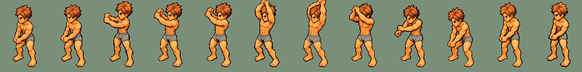
#> input picture docs/art/anim-routes/R0_strip.png, 582 x 72 px, shrunk from 960 x 118 before the run; its folder holds 3 pictures in this run
$ python footspeed.py ../../../docs/art/anim-routes
#> lines starting #> are read from the running program, lines starting #| are printed output that depends on the picture
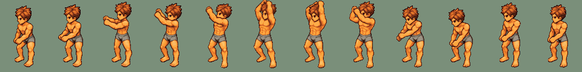
#> input picture docs/art/anim-routes/R1e_strip.png, 582 x 72 px, shrunk from 960 x 118 before the run
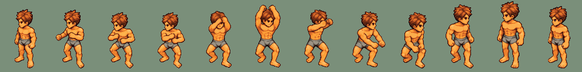
#> input picture docs/art/anim-routes/R1f_strip.png, 582 x 72 px, shrunk from 960 x 118 before the run
#!/usr/bin/env python3
"""Gate (g), the foot speed of a walking clip: how far the planted foot travels under the body from one pose to the next. Library plus CLI.
numpy + Pillow only, no paths of its own.

A walk or run sheet is played distance-locked (game/src/work.ts `poseFrame`): the pose shown is the one for the art pixels walked, so
the cycle must be as long as the strides the game covers. Poses come at most `POSES_PER_S_MAX` (30) a second (two 60 Hz frames a pose),
so a pose must cover at least pace / 30 art px of ground. A drawn clip that bounces in place (PixelLab, 28.11: the walk 4.7 art px a pose,
the run 4.5) holds its feet only up to 4.5 x 30 = 140 px/s; the game's walk pace is 337 px/s, its run 674 px/s at every second pose.

  foot step      the planted foot's travel along the ground (x) between two poses it is on the ground in both, in raw px
  art step       raw step x fit (`fit_permille`/1000 of the clip's kit row; default 0.719, the human left clips)
  poses/s        the poses a second the game would have to show to hold the foot at a pace: pace / art step
  gate (g)       PASS when the art step is >= pace / POSES_PER_S_MAX at every pace the clip is meant for (walk 11.2, run 22.5 by default)

A foot is a blob of the frame's lowest rows (`SOLE_ROWS`): the foot on the ground in that pose (give it frames that stand on one ground row, the
processed set, not a raw job). The same foot is followed to the next pose as the nearest blob within `MAX_STEP` raw px. The measure is the median of the steps at least `MIN_STEP` raw px (a foot standing still on
two poses is a plant, not a stride). Front and back views give no usable x travel (the feet travel toward the camera, which the
ground row flattens): the gate is for the side view."""
from __future__ import annotations
import glob
import sys
from pathlib import Path
import numpy as np
from PIL import Image

PACE_WALK, PACE_RUN, PACE_SNEAK = 337.0, 674.0, 168.0      # art px a second: 64 px / walk_step_ms 190, run_div 2, sneak_mul 2
PACES = {"walk": PACE_WALK, "run": PACE_RUN, "sneak": PACE_SNEAK}
POSES_PER_S_MAX = 30
FIT = 0.719
SOLE_ROWS, MAX_STEP, MIN_STEP = 3, 40, 1.0


def blobs(a):
    """The feet of one RGBA frame: [(centre x, bottom row)] of the runs of columns the lowest `SOLE_ROWS` rows hold."""
    m = a[..., 3] > 127
#> m: shape (72, 582) bool; every value is 1
    rows = np.where(m.any(1))[0]
#> rows = 72 values from 0 to 71
    if rows.size == 0:
        return []
    low = int(rows.max())
#> low = 71
    xs = np.where(m[max(0, low - SOLE_ROWS + 1):low + 1].any(0))[0]
#> xs = 582 values from 0 to 581
    out, s, p = [], xs[0], xs[0]
#> out = []; s = 0; p = 0
    for x in xs[1:]:
        if x - p > 2:
            out.append(((s + p) / 2, low))
            s = x
        p = x
    out.append(((s + p) / 2, low))
    return out


def steps(frames):
    """The planted-foot steps of a looping clip, raw px along x, signed (positive = the foot moves right): one per planted foot per pose pair."""
    feet = [blobs(f) for f in frames]
#> feet = [[(290.5, 71)], [(290.5, 71)], [(290.5, 71)]]
    n, out = len(feet), []
#> n = 3; out = []
    for i in range(n):
        for x, _ in feet[i]:
            near = [nx - x for nx, _ in feet[(i + 1) % n] if abs(nx - x) <= MAX_STEP]
            if near:
                out.append(min(near, key=abs))
#> after the loop, out = [0, 0, 0]
    return out


def measure(frames, fit=FIT):
    """{poses, raw, art, walk_poses_s, run_poses_s, steps}: the median planted-foot step and the poses a second that hold it at each pace."""
    st = [abs(d) for d in steps(frames) if abs(d) >= MIN_STEP]
#> st = []
    if not st:
        return {"poses": len(frames), "raw": 0.0, "art": 0.0, "walk_poses_s": None, "run_poses_s": None, "steps": []}
    raw = float(np.median(st))
    art = raw * fit
    return {"poses": len(frames), "raw": round(raw, 2), "art": round(art, 2), "walk_poses_s": round(PACE_WALK / art, 1),
            "run_poses_s": round(PACE_RUN / art, 1), "steps": sorted(round(d, 1) for d in st)}


def gate_g(frames, fit=FIT, paces=(PACE_WALK,)):
    """'PASS' when the art step reaches pace / POSES_PER_S_MAX for every pace named, else 'FAIL'; with the measure."""
    m = measure(frames, fit)
#> m = 6 items
    need = {p: p / POSES_PER_S_MAX for p in paces}
#> need = {337: 11.23}
    ok = m["art"] > 0 and all(m["art"] >= n for n in need.values())
#> ok = False
    return ("PASS" if ok else "FAIL"), {**m, "needs": {str(int(p)): round(n, 1) for p, n in need.items()}}


def load(folder):
    return [np.array(Image.open(f).convert("RGBA")) for f in sorted(glob.glob(str(Path(folder) / "*.png")))]


if __name__ == "__main__":
    import argparse
    ap = argparse.ArgumentParser(description="gate (g): the planted foot's travel per pose of a side-view clip")
    ap.add_argument("dirs", nargs="+", help="folders of the clip's frames (p*.png or f*.png, 128 x 128)")
    ap.add_argument("--fit", type=float, default=FIT, help="the clip's fit_permille / 1000")
    ap.add_argument("--run", action="store_true", help="also hold the clip to the run pace (674 px/s at every second pose)")
    a = ap.parse_args()
    for d in a.dirs:
        verdict, info = gate_g(load(d), a.fit, (PACE_WALK, PACE_RUN) if a.run else (PACE_WALK,))
#> verdict = 'FAIL'; info = 7 items
        print(d, verdict, info)
#| ../../../docs/art/anim-routes FAIL {'poses': 3, 'raw': 0.0, 'art': 0.0, 'walk_poses_s': None, 'run_poses_s': None, 'steps': [], 'needs': {'337': 11.2}}
